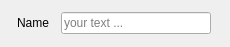
<?xml version="1.0" encoding="UTF-8"?>
<ui version="4.0">
 <class>QTextFieldClass</class>
 <widget class="QWidget" name="QTextFieldClass">
  <property name="geometry">
   <rect>
    <x>0</x>
    <y>0</y>
    <width>230</width>
    <height>47</height>
   </rect>
  </property>
  <property name="sizePolicy">
   <sizepolicy hsizetype="Fixed" vsizetype="Fixed">
    <horstretch>0</horstretch>
    <verstretch>0</verstretch>
   </sizepolicy>
  </property>
  <property name="windowTitle">
   <string>QTextField</string>
  </property>
  <layout class="QHBoxLayout" name="horizontalLayout">
   <item>
    <widget class="QLabel" name="label">
     <property name="sizePolicy">
      <sizepolicy hsizetype="Fixed" vsizetype="Fixed">
       <horstretch>0</horstretch>
       <verstretch>0</verstretch>
      </sizepolicy>
     </property>
     <property name="text">
      <string>Name</string>
     </property>
    </widget>
   </item>
   <item>
    <widget class="QLineEdit" name="inputText">
     <property name="sizePolicy">
      <sizepolicy hsizetype="Fixed" vsizetype="Fixed">
       <horstretch>0</horstretch>
       <verstretch>0</verstretch>
      </sizepolicy>
     </property>
     <property name="minimumSize">
      <size>
       <width>150</width>
       <height>0</height>
      </size>
     </property>
     <property name="text">
      <string/>
     </property>
     <property name="placeholderText">
      <string>your text ...</string>
     </property>
    </widget>
   </item>
  </layout>
 </widget>
 <layoutdefault spacing="6" margin="11"/>
 <resources/>
 <connections/>
</ui>
